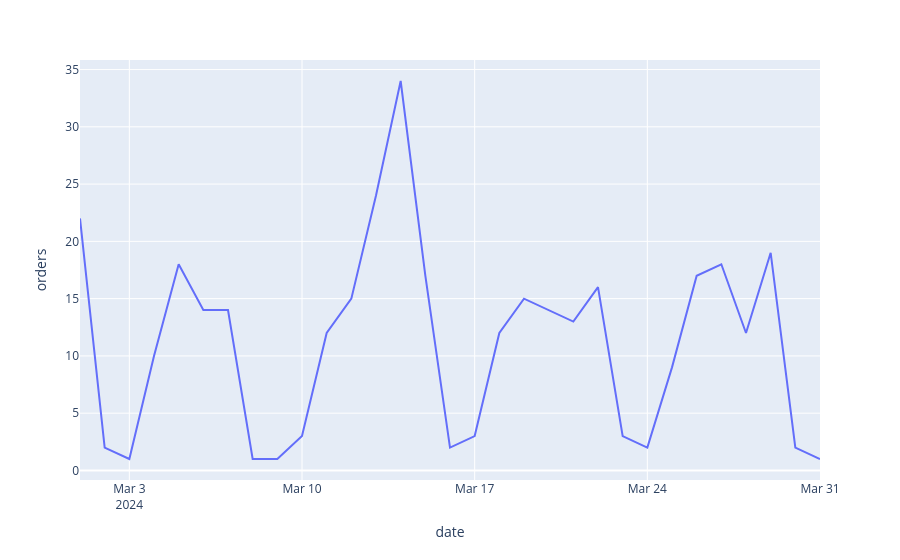

Notebook code for this chart:
### Code cell
fig = px.line(df_orders_by_day.sort_values('date'), x='date', y='orders')
fig.show()
